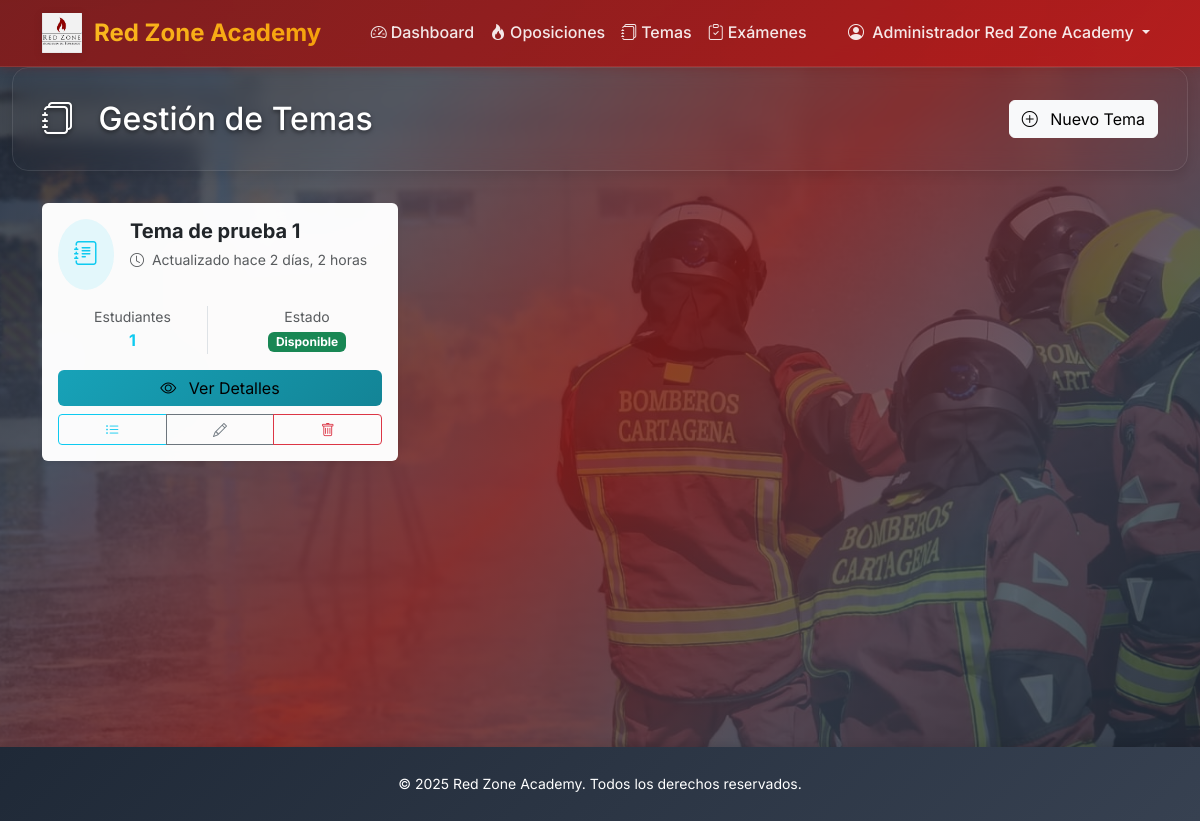
The page /dashboard/admin/temas/ (signed in) on the database as committed earlier.
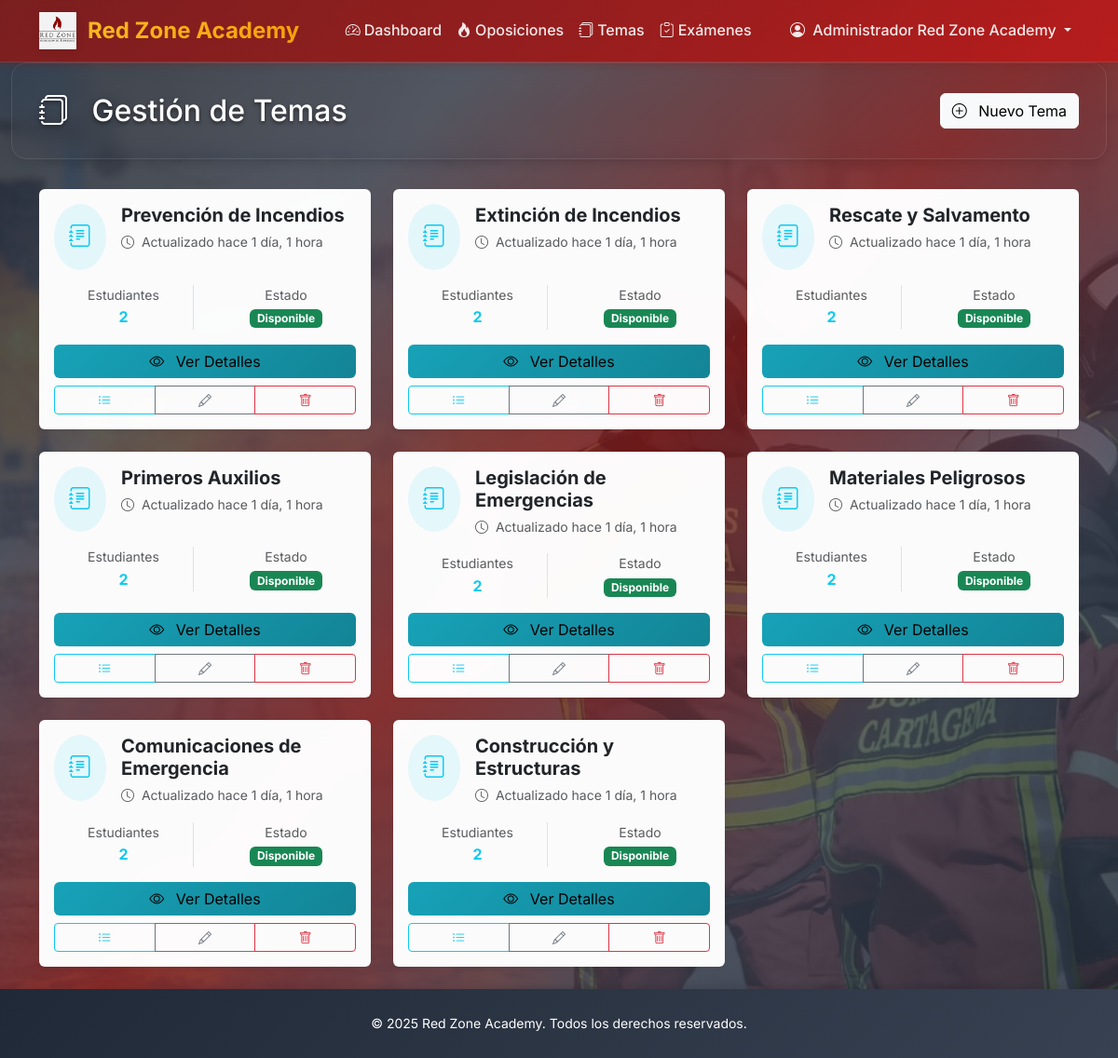
The same page on the database as committed later.
### core/models.py (models this page shows, shortened)
class Tema(models.Model):
    nombre = models.CharField(max_length=200)
    descripcion = models.TextField(blank=True, help_text="Descripción del tema")
    oposiciones = models.ManyToManyField(
        Oposicion,
        blank=True,
        related_name='temas',
        help_text="Oposiciones a las que pertenece este tema"
    )
    alumnos_con_acceso = models.ManyToManyField(
        User,
        limit_choices_to={'user_type': 'student'},
        blank=True,
        related_name='temas_acceso'
    )
    orden = models.PositiveIntegerField(default=0, help_text="Orden de aparición en la oposición")
    created_at = models.DateTimeField(auto_now_add=True)
    updated_at = models.DateTimeField(auto_now=True)
    class Meta:
        ordering = ['orden', 'nombre']

### core/views.py (the view)
# urls.py: path('admin/temas/', views.AdminTemaListView.as_view(), name='admin_tema_list'),
class AdminTemaListView(AdminRequiredMixin, ListView):
    model = Tema
    template_name = 'core/admin/tema_list.html'
    context_object_name = 'temas'
    paginate_by = 15
    def get_queryset(self):
        return Tema.objects.prefetch_related('oposiciones', 'alumnos_con_acceso')
    def get_context_data(self, **kwargs):
        context = super().get_context_data(**kwargs)
        context['title'] = 'Gestión de Temas'
        return context

### accounts/models.py (called while the page is built)
    def is_admin(self):
        return self.user_type == 'admin'

### core/views.py (called while the page is built)
    def test_func(self):
        return self.request.user.is_authenticated and self.request.user.is_admin()

### templates/core/admin/tema_list.html (shortened to what the changed rows need)
{% extends 'base.html' %}
{% load humanize %}
{% block content %}
<div class="container-fluid d-flex flex-column" style="min-height: calc(100vh - 120px);">
    <div class="page-header">
        <div class="container">
            <div class="row align-items-center">
                <div class="col">
                    <h1 class="h2 mb-0">
                        <i class="bi bi-journals me-3"></i>
                        {{ title }}
                    </h1>
                </div>
            </div>
        </div>
    </div>
    <div class="container flex-grow-1">
        {% if temas %}
            <div class="row">
                {% for tema in temas %}
                    <div class="col-lg-4 col-md-6 mb-4">
                        <div class="card border-0 shadow-sm h-100 tema-card">
                            <div class="card-body d-flex flex-column">
                                <div class="d-flex align-items-start mb-3">
                                    <div class="bg-info bg-opacity-10 rounded-circle p-3 me-3">
                                        <i class="bi bi-journal-text text-info fs-4"></i>
                                    </div>
                                    <div class="flex-grow-1">
                                        <h5 class="card-title mb-1 fw-bold">
                                            {{ tema.nombre }}
                                        </h5>
                                        <small class="text-muted">
                                            <i class="bi bi-clock me-1"></i>
                                            Actualizado {{ tema.updated_at|naturaltime }}
                                        </small>
                                    </div>
                                </div>
                                <div class="mb-3 flex-grow-1">
                                    <div class="row text-center">
                                        <div class="col-6">
                                            <div class="border-end">
                                                <small class="text-muted d-block">Estudiantes</small>
                                                <span class="fw-bold text-info">
                                                    {{ tema.alumnos_con_acceso.count }}
                                                </span>
                                            </div>
                                        </div>
                                        <div class="col-6">
                                            <small class="text-muted d-block">Estado</small>
                                            <span class="badge bg-success">Disponible</span>
                                        </div>
                                    </div>
                                </div>
                                <div class="d-grid gap-2">
                                    <a href="{% url 'core:tema_detail' tema.pk %}"
                                       class="btn btn-info">
                                        <i class="bi bi-eye me-2"></i>
                                        Ver Detalles
                                    </a>
                                    <div class="btn-group" role="group">
                                        <a href="{% url 'core:admin_apartado_list' tema_id=tema.pk %}"
                                           class="btn btn-outline-info btn-sm"
                                           title="Apartados">
                                            <i class="bi bi-list-ul"></i>
                                        </a>
                                        <a href="{% url 'core:admin_tema_update' tema.pk %}"
                                           class="btn btn-outline-secondary btn-sm"
                                           title="Editar">
                                            <i class="bi bi-pencil"></i>
                                        </a>
                                        <a href="{% url 'core:admin_tema_delete' tema.pk %}"
                                           class="btn btn-outline-danger btn-sm"
                                           title="Eliminar"
                                           onclick="return confirm('¿Estás seguro de que quieres eliminar este tema?')">
                                            <i class="bi bi-trash"></i>
                                        </a>
                                    </div>
                                </div>
                            </div>
                        </div>
                    </div>
                {% endfor %}
            </div>
        {% endif %}
    </div>
</div>
{% endblock %}

Rows that differ between the two databases and show on the page:
removed Tema: nombre "Tema de prueba 1", updated_at "hace 2 días, 2 horas", alumnos_con_acceso.count "1"
added Tema: nombre "Prevención de Incendios", updated_at "hace 1 día, 1 hora", alumnos_con_acceso.count "2"
added Tema: nombre "Extinción de Incendios", updated_at "hace 1 día, 1 hora", alumnos_con_acceso.count "2"
added Tema: nombre "Rescate y Salvamento", updated_at "hace 1 día, 1 hora", alumnos_con_acceso.count "2"
added Tema: nombre "Primeros Auxilios", updated_at "hace 1 día, 1 hora", alumnos_con_acceso.count "2"
added Tema: nombre "Legislación de Emergencias", updated_at "hace 1 día, 1 hora", alumnos_con_acceso.count "2"
added Tema: nombre "Materiales Peligrosos", updated_at "hace 1 día, 1 hora", alumnos_con_acceso.count "2"
added Tema: nombre "Comunicaciones de Emergencia", updated_at "hace 1 día, 1 hora", alumnos_con_acceso.count "2"
added Tema: nombre "Construcción y Estructuras", updated_at "hace 1 día, 1 hora", alumnos_con_acceso.count "2"
